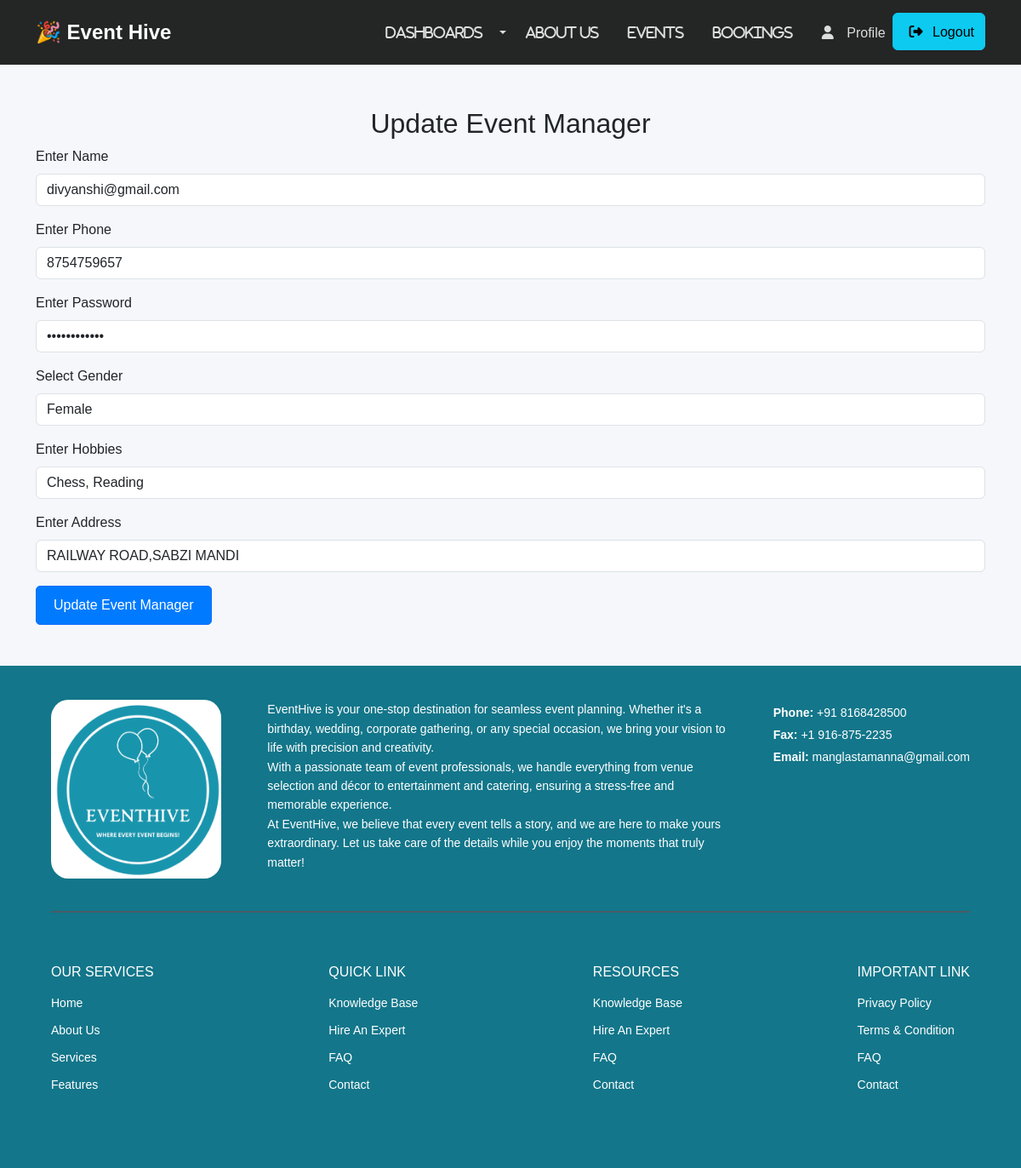
Screenshot of /update/7/ (signed in) with the database file from the repository.
### events/models.py (models this page shows, shortened)
class EventManager(models.Model):
    GENDER_CHOICES = [
        ('Female', 'Female'),
        ('Male', 'Male'),
        ('other', 'Other'),
    ]
    user = models.ForeignKey(settings.AUTH_USER_MODEL, on_delete=models.CASCADE)
    name = models.CharField(max_length=100)
    email = models.EmailField(unique=True)
    phone = models.CharField(max_length=15)
    password = models.CharField(max_length=128)
    gender = models.CharField(max_length=10, choices=GENDER_CHOICES)
    hobbies = models.TextField(default='None')
    address = models.TextField(default='Unknown')
    created_at = models.DateTimeField(auto_now_add=True)
    updated_at = models.DateTimeField(auto_now=True)
    class Meta:
        unique_together = ('user', 'name')

### events/views.py (the view, shortened to what this page needs)
@login_required
def update_event_manager(request, product_id):
    event_manager = EventManager.objects.get(id=product_id)
    if request.user != event_manager.user and not request.user.is_superuser:
        messages.error(
            request, "You are not authorized to update this event_manager.")
        return redirect('add_event_manager')
    return render(request, 'update_event_manager.html', {'event_manager': event_manager})

### events/templates/update_event_manager.html (shortened to what this page needs)
{% extends 'base.html' %}
{% block content %}
<h2 class="text-center">Update Event Manager</h2>
<div class="container">
    <form method="POST">
        <div class="mb-3">
            <label for="name" class="form-label">Enter Name</label>
            <input type="text" name="name" id="name" class="form-control" value="{{ event_manager.email }}" required>
        </div>
        <div class="mb-3">
            <label for="phone" class="form-label">Enter Phone</label>
            <input type="tel" name="phone" id="phone" class="form-control" value="{{ event_manager.phone }}" required>
        </div>
        <div class="mb-3">
            <label for="password" class="form-label">Enter Password</label>
            <input type="password" name="password" id="password" class="form-control" value="{{ event_manager.password }}" required>
        </div>
        <div class="mb-3">
            <label for="gender" class="form-label">Select Gender</label>
            <select name="gender" id="gender" class="form-control" required>
                <option value="Female" {% if event_manager.gender == "Female" %}selected{% endif %}>Female</option>
            </select>
        </div>
        <div class="mb-3">
            <label for="hobbies" class="form-label">Enter Hobbies</label>
            <input type="text" name="hobbies" id="hobbies" class="form-control" value="{{ event_manager.hobbies }}" required>
        </div>
        <div class="mb-3">
            <label for="address" class="form-label">Enter Address</label>
            <input type="text" name="address" id="address" class="form-control" value="{{ event_manager.address }}" required>
        </div>
        <input type="submit" value="Update Event Manager" class="btn btn-primary">
    </form>
</div>
{% endblock %}

### static/css/style.css (style rules this page uses)
body { font-family: 'Poppins', sans-serif; background-color: #f5f7fa; overflow-x: hidden; }
.btn-primary { display: inline-block; padding: 10px 20px; background-color: #007bff; color: white; text-decoration: none; border-radius: 5px; position: relative; z-index: 10; }

### rows the page displays
EventManager: name "divyanshi@gmail.com", phone "8754759657", gender "Female", hobbies "Chess, Reading", address "RAILWAY ROAD,SABZI MANDI"
